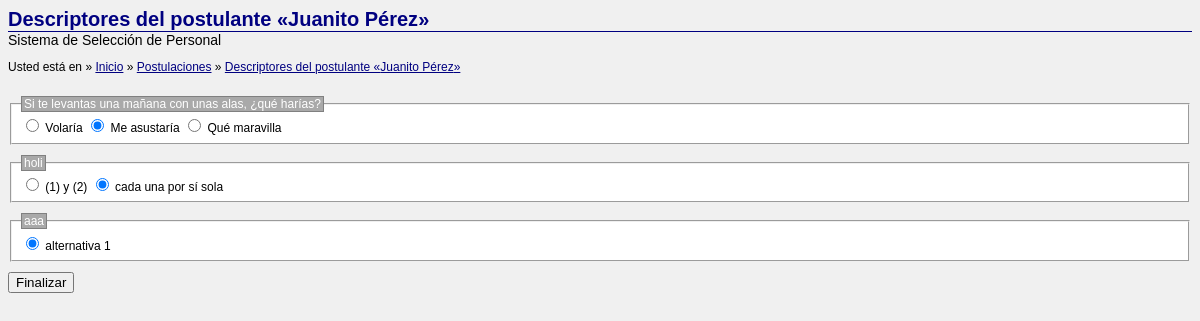
Page /index.php/postulantes/descriptores/1 on the earlier database version.
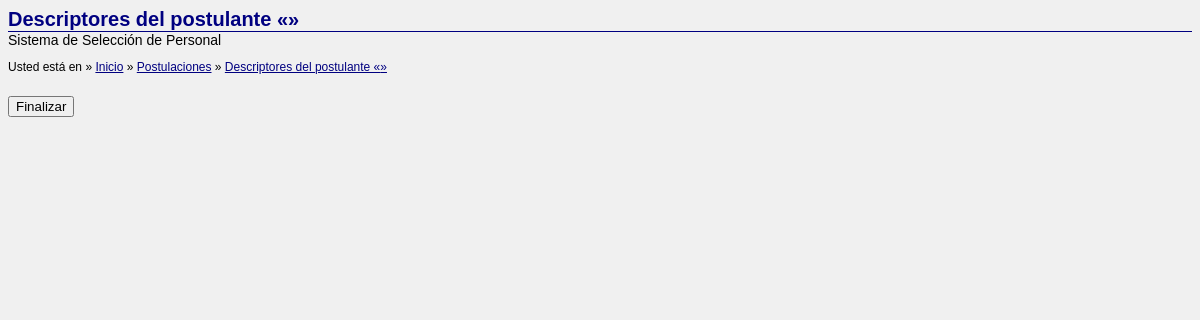
Same page on the later database version.
### tables this page shows
CREATE TABLE "postulante" (
    "id" INTEGER PRIMARY KEY AUTOINCREMENT NOT NULL,
    "nombre" TEXT NOT NULL,
    "id_perfil" INTEGER DEFAULT NULL,
    FOREIGN KEY (id_perfil) REFERENCES perfil(id)
);

CREATE TABLE "pregunta" (
    "id" INTEGER PRIMARY KEY NOT NULL,
    "texto" TEXT NOT NULL
);

CREATE TABLE "alternativa" (
    "id" INTEGER PRIMARY KEY AUTOINCREMENT NOT NULL,
    "texto" TEXT NOT NULL,
    "id_pregunta" INTEGER NOT NULL,
    FOREIGN KEY (id_pregunta) REFERENCES pregunta(id)
);

### application/controllers/postulantes.php (called while the page is built, shortened)
<?php if ( ! defined('BASEPATH')) exit('No direct script access allowed');
class Postulantes extends CI_Controller {
    public function descriptores($id) {
		$this->load->model('postulante_model');
		$this->load->model('pregunta_model');
		$this->load->view(
			'postulantes/descriptores',
			array(
				'postulante' => $this->postulante_model->get($id),
				'preguntas' => $this->pregunta_model->getByPostulante($id),
			)
		);
    }
};

### index.php (called while the page is built, shortened)
<?php
require_once BASEPATH.'core/CodeIgniter.php';

### application/models/postulante_model.php (called while the page is built, shortened)
<?php
class Postulante_model extends CI_Model {
	public function get($id = null) {
		if (is_null($id))
			$retval = $this->db->get('postulante')->result();
		else {
			$retval = $this->db->where('id', $id)->get('postulante')->result();
			$retval = $retval[0];
		}
		return $retval;
	}
}

### application/models/pregunta_model.php (called while the page is built, shortened)
<?php
class Pregunta_model extends CI_Model {
	public function getByPostulante($id) {
		$preguntas = $this->db->get('pregunta')->result();
		foreach($preguntas as $item) {
			$item->alternativas = $this->db->where('id_pregunta', $item->id)->get('alternativa')->result();
			foreach($item->alternativas as $jtem) {
				$descriptor = $this->db->where(array('id_postulante' => $id, 'id_alternativa' => $jtem->id))->get('descriptor_postulante');
				$jtem->checked = ($descriptor->num_rows() == 1);
			}
		}
		return $preguntas;
	}
}

### application/views/postulantes/descriptores.php (the view, shortened to what this page needs)
<html>
    <head>
		<link rel="stylesheet" href="<?=base_url() ?>main.css">
    </head>
    <body>
		<header>
			<h1>Descriptores del postulante &laquo;<?=htmlspecialchars($postulante->nombre) ?>&raquo;</h1>
			<small>Sistema de Selección de Personal</small>
			<nav>
				<p>Usted está en</p>
				<ul>
					<li><a href="<?=site_url() ?>">Inicio</a></li>
					<li><a href="<?=site_url('postulantes') ?>">Postulaciones</a></li>
					<li class="active"><a href="<?=site_url('postulantes/descriptores/'.$postulante->id) ?>">Descriptores del postulante &laquo;<?=htmlspecialchars($postulante->nombre) ?>&raquo;</a></li>
				</ul>
			</nav>
		</header>
		<section>
			<form method="post" action="<?=site_url('postulantes/guardar/'.$postulante->id) ?>">
				<?php foreach($preguntas as $key => $item): ?>
				<fieldset>
					<legend><?=htmlspecialchars($item->texto) ?></legend>
					<?php foreach($item->alternativas as $jtem): ?>
					<label><input type="radio" name="descriptor_postulante[<?=$key ?>][id_alternativa]" value="<?=$jtem->id ?>" required<?=($jtem->checked)? ' checked' : ''?>> <?=htmlspecialchars($jtem->texto) ?></label>
					<?php endforeach ?>
				</fieldset>
				<?php endforeach ?>
				<button type="submit">Finalizar</button>
			</form>
		</section>
    </body>
</html>

### main.css (style rules this page uses)
a, a:link, a:active, a:visited { color: navy; }
html { background-color: rgb(240,240,240); font-family: sans-serif; font-size: 12px; }
html > body > header > h1 { margin-bottom: 0; color: navy; font-size: 20px; border-bottom: 1px ridge navy; }
html > body > header > small { font-size: 14px; }
html > body > header > nav > * { display: inline-block; }
html > body > header > nav > ul { list-style: none; padding: 0; }
html > body > header > nav > ul > li { display: inline-block; }
html > body > header > nav > ul > li:before { content: ' » '; }
html > body > section { margin-top: 10px; }
html > body > section fieldset { margin-bottom: 10px; background-color: white; }
html > body > section fieldset > legend { background-color: darkgrey; color: white; border: 1px ridge grey; }

Differences in the rows shown:
removed postulante: nombre "Juanito Pérez"
removed pregunta: texto "Si te levantas una mañana con unas alas, ¿qué harías?"
removed alternativa: value "☐ Volaría", texto "Volaría", shown under "Si te levantas una mañana con unas alas, ¿qué harías?"
removed alternativa: value "☑ Me asustaría", texto "Me asustaría", shown under "Si te levantas una mañana con unas alas, ¿qué harías?"
removed alternativa: value "☐ Qué maravilla", texto "Qué maravilla", shown under "Si te levantas una mañana con unas alas, ¿qué harías?"
removed pregunta: texto "holi"
removed alternativa: value "☐ (1) y (2)", texto "(1) y (2)", shown under "holi"
removed alternativa: value "☑ cada una por sí sola", texto "cada una por sí sola", shown under "holi"
removed pregunta: texto "aaa"
removed alternativa: value "☑ alternativa 1", texto "alternativa 1", shown under "aaa"
